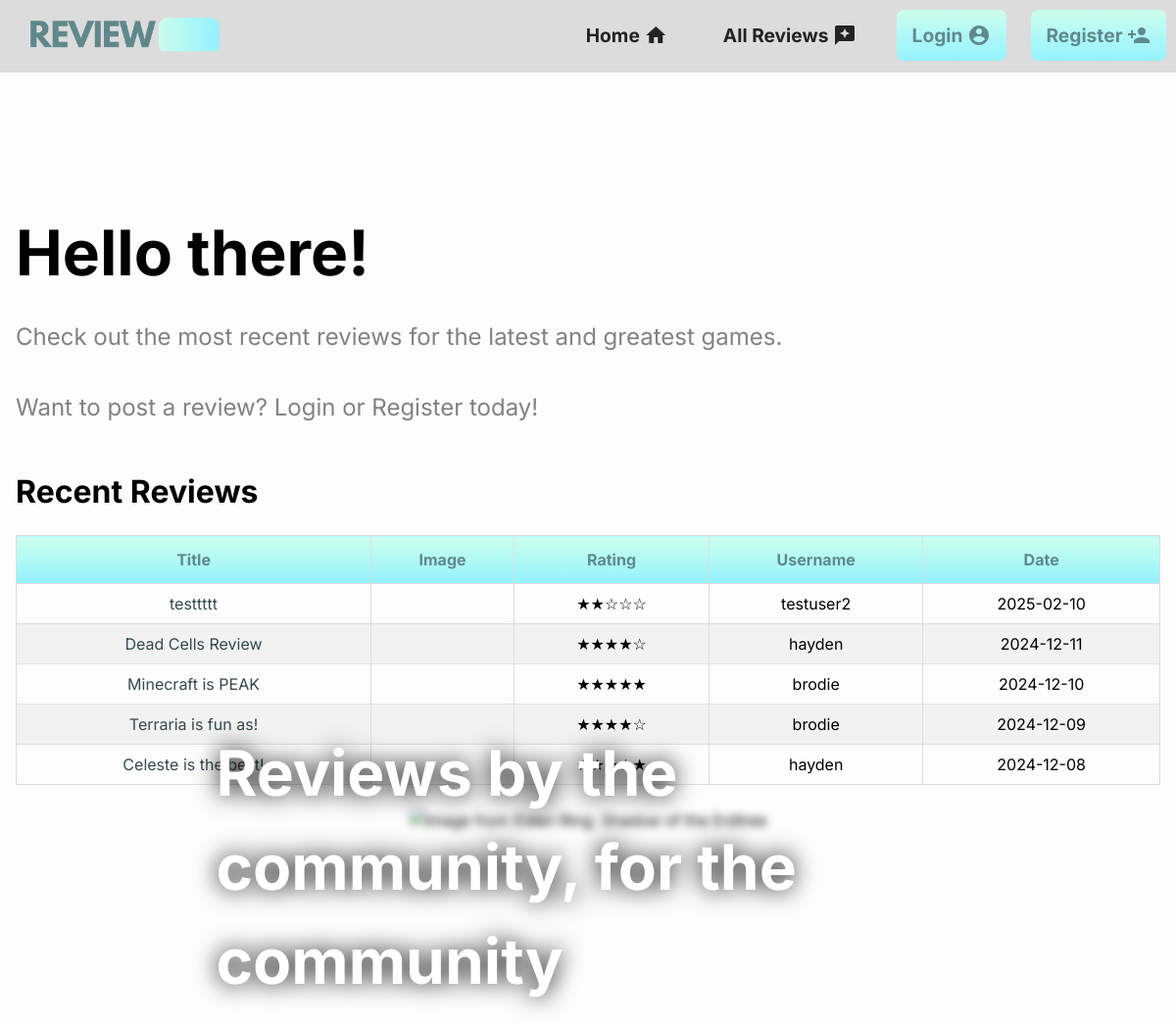
The page / on the database its author committed.
### tables this page shows
CREATE TABLE "Reviews"(id INTEGER PRIMARY KEY AUTOINCREMENT,
                     title TEXT NOT NULL,
                     reviewDate TEXT NOT NULL,
                     reviewerName TEXT NOT NULL,
                     rating INTEGER NOT NULL,
                     reviewText TEXT NOT NULL UNIQUE, 
                     reviewImage BLOB );

### main.py (the view)
@app.route("/")
def Home():
    reviewData = getRecentReviews()
    return render_template("index.html", reviews=reviewData) # Renders homepage and sets the review data to a useable variable

### db.py (called while the page is built)
def getDB():
    db = sqlite3.connect(".database/reviewos.db")
    db.row_factory = sqlite3.Row
    return db

def getRecentReviews():
    db = getDB()
    reviews = db.execute("SELECT * FROM Reviews ORDER BY reviewDate DESC LIMIT 5").fetchall()
    db.close()
    return reviews

### main.py (called while the page is built)
def convertBLOB(reviewImage):
    byteArray = bytearray(reviewImage)  # Converts BLOB to Bytearray
    encodedData = base64.b64encode(bytes(byteArray)).decode('utf-8')  # Encodes Bytearray to base64
    return encodedData # Sends the real image back to what called it

### templates/index.html (shortened to what this page needs)
{% extends "base.html" %}
{% block content %}
{% if session['username'] %}
    <h1>Welcome back, {{ session['username'] }}</h1>
    <p>Check out the most recent reviews for the latest and greatest games. <br><br>Want to post a review?</p>
    <button><a class="bg" href="/postreview">Post Review <span class="inline-icon material-icons">edit</span></a></button>
{% else %}
    <h1>Hello there!</h1>
    <p>Check out the most recent reviews for the latest and greatest games. <br><br>Want to post a review? Login or Register today!</p>
{% endif %}
<br>
<h2>Recent Reviews</h2>
<div style="overflow-x:auto;">
    <table class="reviews_table">
        <thead>
            <th>Title</th>
            <th>Image</th>
            <th>Rating</th>
            <th>Username</th>
            <th>Date</th>
        </thead>
        <tbody>
            {% for review in reviews %}
            <tr>
                <td><a href="/{{ review['id'] }}">{{ review['title'] }}</a></td>
                <td>
                </td>
                <td>{{ '★'*review['rating'] + '☆'*(5-review['rating']) }}</td>
                <td>{{ review['reviewerName'] }}</td>
                <td>{{ review['reviewDate'] }}</td>
            </tr>
            {% endfor %}
        </tbody>
    </table>
    <br>
</div>
<div class="headerContainer">
    <img class="headerImage homepage" src="static/images/er homepage.png" alt="Image from Elden Ring: Shadow of the Erdtree">
    <h1 class="headerText homepage">Reviews by the community, for the community</h1>
</div>
{% endblock %}

### static/css/style.css (style rules this page uses)
* { padding: 0; margin: 0; box-sizing: border-box; font-family: "Inter", sans-serif; }
body { background: #fdfdfd; font-size: 1rem; }
h1 { font-size: 4rem; padding-top: 120px; padding-bottom: 20px; }
h2 { font-size: 2rem; padding-bottom: 20px; font-weight: bolder; }
p { font-size: 1.5rem; color: rgb(130, 130, 130); font-weight: normal; padding-bottom: 20px; }
a { color: rgb(52, 74, 77); text-decoration: none; }
.reviews_table { font-family: "Inter", sans-serif; border-collapse: collapse; width: 100%; }
.reviews_table td, .reviews_table th { border: 1px solid #ddd; padding: 8px; text-align: center; }
.reviews_table tr:nth-child(even) { background-color: #f2f2f2; }
.reviews_table th { padding-top: 12px; padding-bottom: 12px; background-image: linear-gradient(rgb(205, 255, 237), rgb(148, 242, 255)); color: rgb(97, 137, 141); }
.headerImage { filter: blur(4px); z-index: 0; width: 100%; height: 500px; }
.headerImage.homepage { width: 75%; height: 75%; }
.headerText { filter: drop-shadow(0 0 0.75rem black); color: white; position: absolute; z-index: 1; }
.headerText.homepage { top: 40%; left: 45%; transform: translate(-50%, -50%); text-align: left; }
.headerContainer { position: relative; text-align: center; }

### rows shown on the page
Reviews: title "testtttt", rating "★★☆☆☆", reviewerName "testuser2", reviewDate "2025-02-10"
Reviews: title "Dead Cells Review", rating "★★★★☆", reviewerName "hayden", reviewDate "2024-12-11"
Reviews: title "Minecraft is PEAK", rating "★★★★★", reviewerName "brodie", reviewDate "2024-12-10"
Reviews: title "Terraria is fun as!", rating "★★★★☆", reviewerName "brodie", reviewDate "2024-12-09"
Reviews: title "Celeste is the best!", rating "★★★★★", reviewerName "hayden", reviewDate "2024-12-08"
